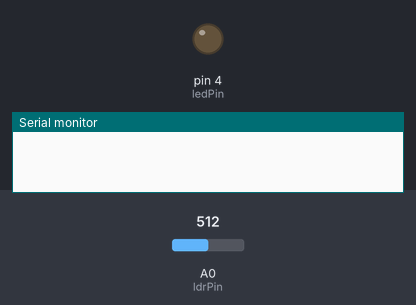
Recording of a sketch running on a simulated Arduino Uno, built with avr-gcc and run on an emulated ATmega328P. Parts: output pins drawn as LEDs (lit = HIGH), the last lines printed to the serial monitor. The inputs (shaded band) are chosen by the test bench; at power-on: A0 (ldrPin) = 512.

Above: at 1.2 s.
1.3 s: A0 (ldrPin) set to 211
2.8 s: A0 (ldrPin) set to 184
At 3.7 s:
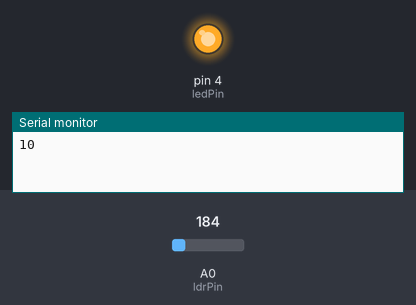
Timing chart, 0 to 5.8 s (numbered marks = the images above; inputs shaded):
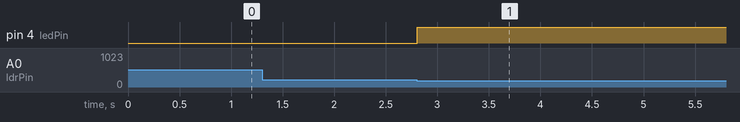

Measured:
- the behaviour switches between 200 and 199 on A0 (ldrPin) (found by bisection; images 0 and 1)
- after the input at 1.3 s, every drawn part: stays the same
- after the input at 2.8 s, pin 4 (ledPin): LOW → HIGH at once

The sketch:

ldrmonitoreled.ino
```cpp
const int ledPin = 4; // Pino do LED vermelho
const int ldrPin = A0; // Pino analógico onde o sensor LDR está conectado
int ldrValue; // Variável para armazenar o valor lido do sensor LDR

void setup() {
  pinMode(ldrPin, INPUT);
  pinMode(ledPin, OUTPUT);
  Serial.begin(9600);
}

void loop() {
  ldrValue = analogRead(ldrPin); // Lê o valor do sensor LDR

  if (ldrValue < 200) {
    // Inicia a contagem regressiva de 10 a 0
    for (int i = 10; i >= 0; i--) {
      Serial.println(i);
      digitalWrite(ledPin, HIGH); // Acende o LED se a luminosidade for baixa
      delay(1000); // Aguarda 1 segundo
      digitalWrite(ledPin, LOW); // Apaga o LED
    }
}


  // Aguarda um breve intervalo antes de fazer a próxima leitura
  delay(100);
}
```
